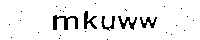

Reproduce this figure in Python.
from selenium import webdriver 
from selenium.webdriver.common.keys import Keys
import time 
from selenium.webdriver.chrome.options import Options
from PIL import Image 
import cv2
import pytesseract
import io

def getDetail(browser,img_name):	
	browser.execute_script("window.scrollTo(0, document.body.scrollHeight);")  #scrolls page down	
	cap_img = browser.find_element_by_id('Captcha').screenshot_as_png  #find the captcha element & saves screenshot in bytes	
	imageStream = io.BytesIO(cap_img)  #convert bytes into image	
	im = Image.open(imageStream)  #opens the image 	
	im.save(img_name,'png')  #saves as img_name	
	img = cv2.imread(img_name, 0)   #rectify captcha image, remove dots and lines in background of captcha image
	ret,thresh = cv2.threshold(img,55,255,cv2.THRESH_BINARY)
	opening = cv2.morphologyEx(thresh, cv2.MORPH_OPEN, cv2.getStructuringElement(cv2.MORPH_RECT,(2,2)))	
	cv2.imwrite('captcha.png', opening)  #saves the rectified image as captcha.png	
	pytesseract.pytesseract.tesseract_cmd = '/usr/bin/tesseract'  #used to read text of image	
	cap_text = pytesseract.image_to_string(Image.open(img_name),lang='eng')  #converts text of image into string
	browser.find_element_by_id('CaptchaText').send_keys(cap_text)   #find input for captcha text and enter captcha text
	try:
		browser.find_element_by_name('submit').click()    #clicks on submit button
	except:
		return cap_text
	time.sleep(2)
	try:
		time.sleep(2)
		browser.find_element_by_id('tableData')   #try to find element at new page after sucessfully submiting the captcha
	except Exception as e:
		getDetail(browser,img_name)     #if captcha is not correct,recall the function

options = Options()			
options.add_argument("--start-maximized")

browser = webdriver.Chrome('./chromedriver', options=options)    #opens the browser
browser.get('https://ipindiaservices.gov.in/PublicSearch')     #opens the mentioned url
startingdate = browser.find_element_by_id("FromDate")    #finds a date input
startingdate.send_keys('01/01/1800')      #send date to input field
enddate = browser.find_element_by_id("ToDate")     #finds a date input
enddate.send_keys('12/29/2020')   #send date to input field
getDetail(browser,'captcha.png')   #it will call the function of captcha
time.sleep(10)
print("captcha has been by passed successfully")
browser.quit()  #quits the browser
